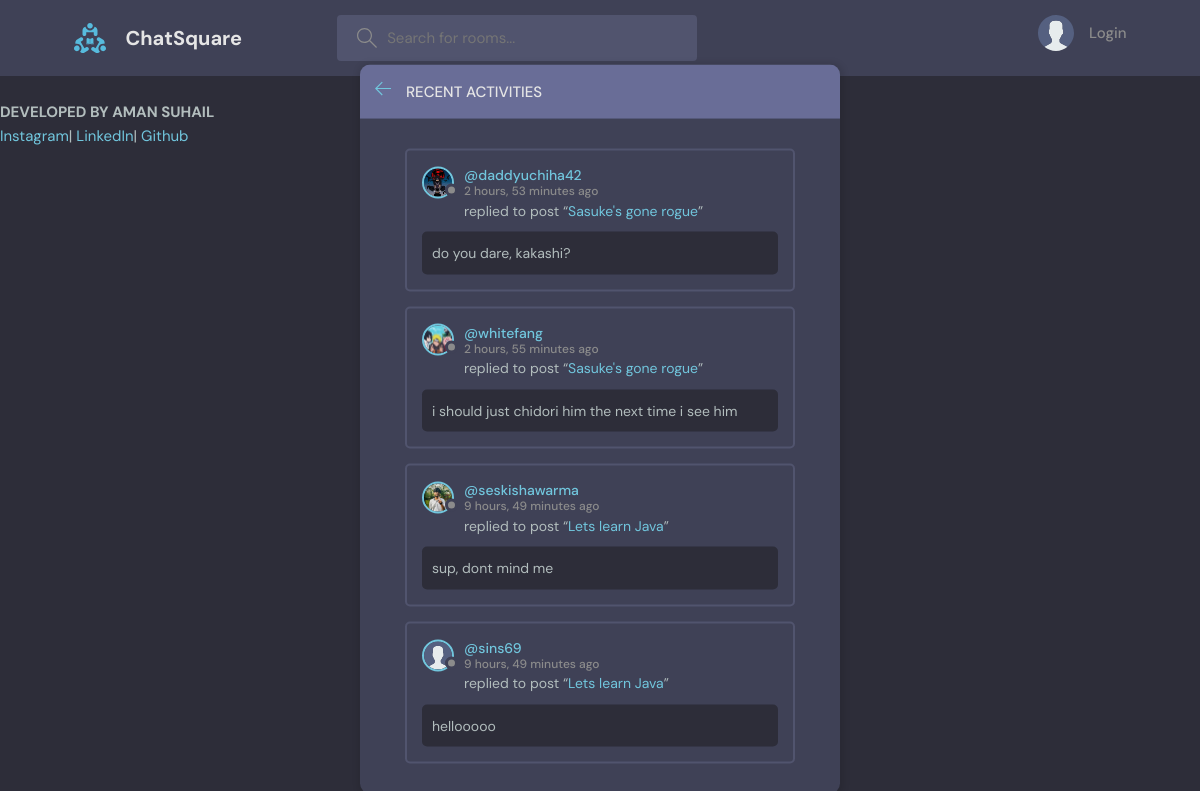
The page /activities/ on the database its author committed.
### base/models.py (models this page shows)
class Message(models.Model):
    room = models.ForeignKey(Room, on_delete=models.CASCADE)
    user = models.ForeignKey(User, on_delete=models.CASCADE)
    body = models.TextField()
    updated = models.DateTimeField(auto_now=True)
    created = models.DateTimeField(auto_now_add=True)
    class Meta:
        ordering = ['-updated', '-created']
    def __str__(self):
        return self.body[0:50]

class User(AbstractUser):
    name = models.CharField(max_length=50)
    email = models.EmailField(unique=True)
    bio = models.TextField(null=True, blank=True)
    avatar = models.ImageField(null=True, default='avatar.svg')
    USERNAME_FIELD = 'email'
    REQUIRED_FIELDS = ['username', 'name']

class Room(models.Model):
    user = models.ForeignKey(User, on_delete=models.CASCADE)
    topic = models.ForeignKey(Topic, on_delete=models.SET_NULL, null=True)
    name = models.CharField(max_length=150)
    description = models.CharField(max_length=200, null=True, blank=True)
    participants = models.ManyToManyField(User, related_name='participants')
    updated = models.DateTimeField(auto_now=True)
    created = models.DateTimeField(auto_now_add=True)
    class Meta:
        ordering = ['-updated', '-created']
    def __str__(self):
        return self.name

### base/views.py (the view)
# urls.py: path('activities/',views.activitiesPage, name='activities'),
def activitiesPage(request):
    activityMessages = Message.objects.all()
    context = {'activityMessages':activityMessages}
    return render(request, 'base/activity.html', context)

### base/templates/base/activity.html (shortened to what this page needs)
{% extends 'main.html' %}
{% block content %}
    <main class="layout">
      <div class="container">
        <div class="layout__box">
          <div class="layout__boxHeader">
            <div class="layout__boxTitle">
              <a href="{% url 'home' %}">
                <svg version="1.1" xmlns="http://www.w3.org/2000/svg" width="32" height="32" viewBox="0 0 32 32">
                  <title>arrow-left</title>
                  <path
                    d="M13.723 2.286l-13.723 13.714 13.719 13.714 1.616-1.611-10.96-10.96h27.625v-2.286h-27.625l10.965-10.965-1.616-1.607z"
                  ></path>
                </svg>
              </a>
              <h3>Recent Activities</h3>
            </div>
          </div>
          <div class="activities-page layout__body">
            {% for message in activityMessages %}
            <div class="activities__box">
              <div class="activities__boxHeader roomListRoom__header">
                <a href="{% url 'profile' message.user.id %}" class="roomListRoom__author">
                  <div class="avatar avatar--small">
                    <img src="{{message.user.avatar.url}}" />
                  </div>
                  <p>
                    @{{message.user.username}}
                    <span>{{message.created|timesince}} ago</span>
                  </p>
                </a>
              </div>
              <div class="activities__boxContent">
                <p>replied to post “<a href="{% url 'room' message.room.id %}">{{message.room}}</a>”</p>
                <div class="activities__boxRoomContent">
                  {{message}}
                </div>
              </div>
            </div>
            {% endfor %}
          </div>
        </div>
      </div>
    </main>
{% endblock %}

### static/styles/style.css (style rules this page uses)
:root { --color-main: #71c6dd; --color-main-light: #e1f6fb; --color-dark: #3f4156; --color-dark-medium: #51546e; --color-dark-light: #696d97; --color-light: #e5e5e5; --color-gray: #8b8b8b; --color-light-gray: #b2bdbd; --color-bg: #2d2d39; --color-success: #5dd693; --color-error: #fc4b0b; }
* { font-family: "DM Sans", -apple-system, BlinkMacSystemFont, "Segoe UI", Roboto, Oxygen, Ubuntu, Cantarell, "Open Sans", "Helvetica Neue", sans-serif; margin: 0; padding: 0; box-sizing: border-box; text-rendering: optimizeLegibility; font-size: inherit; }
html { font-size: 56.25%; }
@media only screen and (min-width: 1200px) { html { font-size: 62.5%; } }
body { line-height: 1.6; font-weight: 400; font-size: 1.5rem; color: var(--color-light-gray); background-color: var(--color-bg); min-height: 100vh; }
img { width: 100%; }
a { display: inline-block; color: var(--color-main); text-decoration: none; }
.container { max-width: 120rem; width: 90%; margin: auto; }
.avatar { position: relative; display: inline-block; border-radius: 50%; border: 2px solid var(--color-main); }
.avatar img { display: block; border-radius: 50%; object-fit: cover; object-position: center; }
.avatar::after { content: ""; display: block; position: absolute; background-color: var(--color-gray); z-index: 111; border-radius: 50%; border: 0.3rem solid var(--color-dark); }
.avatar.avatar--small img { width: 2.8rem; height: 2.8rem; }
.avatar.avatar--small:after { width: 0.7rem; height: 0.7rem; bottom: 0px; right: -6px; }
.layout { margin-top: 2.4rem; }
.layout > .container { display: flex; justify-content: space-between; align-items: flex-start; }
.layout__box { width: 90%; max-width: 48rem; min-height: 40rem; position: absolute; top: 50%; left: 50%; transform: translate(-50%, -46%); background-color: var(--color-dark); border-radius: 1rem; box-shadow: 1px 1px 6px 3px rgba(0, 0, 0, 0.1); overflow: hidden; }
.layout__boxHeader { display: flex; padding: 1.5rem; background-color: var(--color-dark-light); }
.layout__boxTitle { display: flex; gap: 1.5rem; align-items: center; }
.layout__boxTitle h3 { text-transform: uppercase; font-weight: 500; color: var(--color-light); }
.layout__boxTitle svg { width: 1.6rem; height: 1.6rem; fill: var(--color-main); }
.layout__body { margin: 3rem; }
.roomListRoom__header { display: flex; justify-content: space-between; align-items: center; }
.roomListRoom__author { font-weight: 500; display: flex; align-items: center; gap: 1rem; }
.activities__box { margin: 1.5rem; padding: 1.5rem; border: 2px solid var(--color-dark-medium); border-radius: 5px; }
.activities__boxHeader p { font-size: 1.4rem; line-height: 1.3; }
.activities__boxHeader p span { color: var(--color-gray); font-size: 1.2rem; display: block; }
.activities__boxContent { margin-left: 4.2rem; }
.activities__boxContent { font-size: 1.4rem; }
.activities__boxRoomContent { background: var(--color-bg); padding: 1rem; border-radius: 5px; margin-top: 1rem; margin-left: -4.2rem; }

### rows shown on the page
Message: user.avatar (picture), user.username "daddyuchiha42", created "2 hours, 53 minutes", room "Sasuke's gone rogue", body "do you dare, kakashi?"
Message: user.avatar (picture), user.username "whitefang", created "2 hours, 55 minutes", room "Sasuke's gone rogue", body "i should just chidori him the next time i see him"
Message: user.avatar (picture), user.username "seskishawarma", created "9 hours, 49 minutes", room "Lets learn Java", body "sup, dont mind me"
Message: user.avatar (placeholder picture), user.username "sins69", created "9 hours, 49 minutes", room "Lets learn Java", body "hellooooo"
